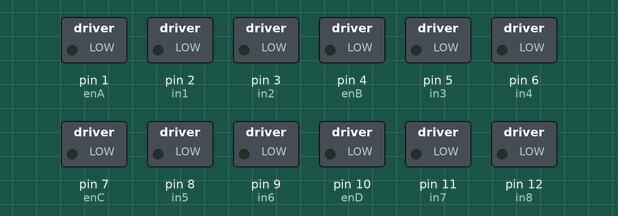
This sketch was run on a simulated Arduino Uno, built with avr-gcc and run on an emulated ATmega328P. Parts: switched loads named in the sketch (green lamp = pin HIGH).

Above: at 0.1 s.
At 2.1 s:
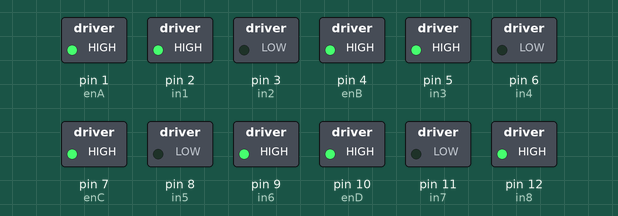
At 3.7 s:
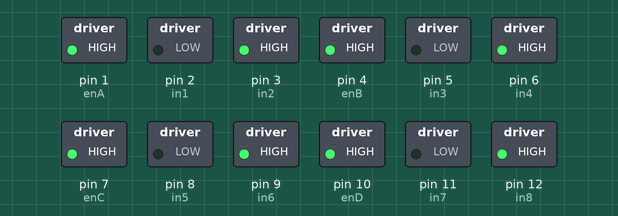
At 6.8 s:
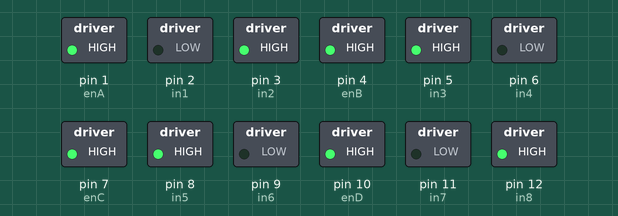
At 11.4 s:
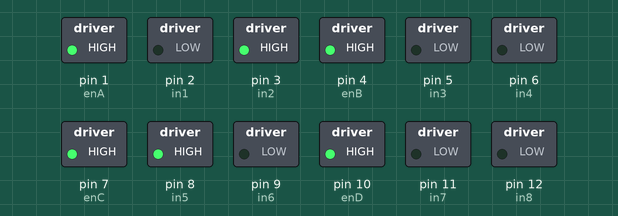
At 37.6 s:
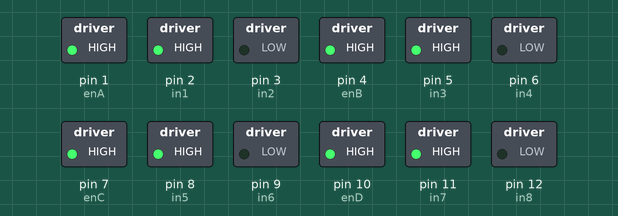
Timing chart, 0 to 40.0 s (numbered marks = the images above):
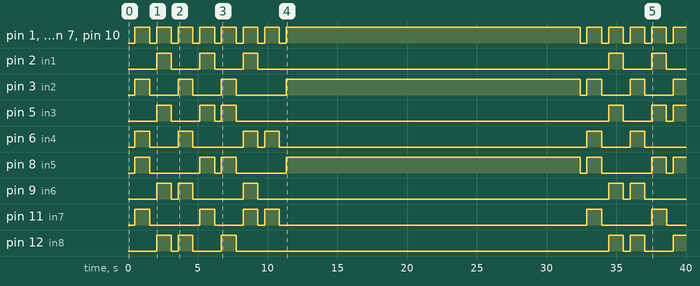

The sketch:

Motor_ConTest.ino
```cpp
//L298 Motor Controller Pin Assignment
// Motor A pin connections
int enA = 1;
int in1 = 2;
int in2 = 3;
// Motor B pin connections
int enB = 4;
int in3 = 5;
int in4 = 6;

// Motor C pin connections
int enC = 7;
int in5 = 8;
int in6 = 9;

// Motor D pin connections
int enD = 10;
int in7 = 11;
int in8 = 12;

void setup()
{
	// Set all motor controller pins as outputs
	pinMode(enA, OUTPUT);
	pinMode(enB, OUTPUT);
  pinMode(enC, OUTPUT);
  pinMode(enD, OUTPUT);
	pinMode(in1, OUTPUT);
	pinMode(in2, OUTPUT);
	pinMode(in3, OUTPUT);
	pinMode(in4, OUTPUT);
  pinMode(in5, OUTPUT);
  pinMode(in6, OUTPUT);
  pinMode(in7, OUTPUT);
  pinMode(in8, OUTPUT);

	// Initial state - Turn off all the motors
	digitalWrite(in1, LOW);
	digitalWrite(in2, LOW);
	digitalWrite(in3, LOW);
	digitalWrite(in4, LOW);
  digitalWrite(in5, LOW);
  digitalWrite(in6, LOW);
  digitalWrite(in7, LOW);
  digitalWrite(in8, LOW);
}

void loop()
{
  stop();
  delay(500);
  movFW(100);
  delay(1000);
  stop();
  delay(500);
  movBW(100);
  delay(1000);
  stop();
  delay(500);
  movCW(100);
  delay(1000);
  stop();
  delay(500);
  movCCW(100);
  delay(1000);
  stop();
  delay(500);
  movLFT(100);
  delay(1000);
  stop();
  delay(500);
  movRT(100);
  delay(1000);
  stop();
  delay(500);
  movDiagRT(100);
  delay(1000);
  stop();
  delay(500);
  movDiagLFT(100);
  delay(1000);
  delay(20000);
}

// stop any movement
void stop(){
  // move forward with 0% speed - For PWM value 0
  analogWrite(enA, 0);
  analogWrite(enB, 0);
  analogWrite(enC, 0);
  analogWrite(enD, 0);

  // Turn off all the motors
  digitalWrite(in1, LOW);
  digitalWrite(in2, LOW);
  digitalWrite(in3, LOW);
  digitalWrite(in4, LOW);
  digitalWrite(in5, LOW);
  digitalWrite(in6, LOW);
  digitalWrite(in7, LOW);
  digitalWrite(in8, LOW);
}

// move forward
void movFW(int speed)
{
  int PWMval = 255*speed/100;
  // move forward with 60% speed - For PWM values varies between 0 (no speed) and 255 (full speed)
	analogWrite(enA, PWMval);
	analogWrite(enB, PWMval);
  analogWrite(enC, PWMval);
  analogWrite(enD, PWMval);
  // Rotate left and right wheels in clockwise direction - Move forward
  digitalWrite(in1, LOW);
	digitalWrite(in2, HIGH);
	digitalWrite(in3, LOW);
	digitalWrite(in4, HIGH);
  digitalWrite(in5, HIGH);
  digitalWrite(in6, LOW);
  digitalWrite(in7, HIGH);
  digitalWrite(in8, LOW);
  delay(50);
}

// move backward
void movBW(int speed)
{
  int PWMval = 255*speed/100;
  // move backward with 60% speed - For PWM values varies between 0 (no speed) and 255 (full speed)
	analogWrite(enA, PWMval);
	analogWrite(enB, PWMval);
  analogWrite(enC, PWMval);
  analogWrite(enD, PWMval);
  // Rotate left and right wheels in anti-clockwise direction - Move backward
  digitalWrite(in1, HIGH);
	digitalWrite(in2, LOW);
	digitalWrite(in3, HIGH);
	digitalWrite(in4, LOW);
  digitalWrite(in5, LOW);
  digitalWrite(in6, HIGH);
  digitalWrite(in7, LOW);
  digitalWrite(in8, HIGH);
  delay(50);
}

// turn left
void movCW(int speed)
{
  int PWMval = 255*speed/100;
  // turn with 30% speed - For PWM values varies between 0 (no speed) and 255 (full speed)
	analogWrite(enA, PWMval);
	analogWrite(enB, PWMval);
  analogWrite(enC, PWMval);
  analogWrite(enD, PWMval);
  // Rotate left wheel clockwise and right wheel in anti-clockwise direction - Spin clockwise/Turn right
  digitalWrite(in1, LOW);
	digitalWrite(in2, HIGH);
	digitalWrite(in3, LOW);
	digitalWrite(in4, HIGH);
  digitalWrite(in5, LOW);
  digitalWrite(in6, HIGH);
  digitalWrite(in7, LOW);
  digitalWrite(in8, HIGH);
  delay(50);
}

// turn right
void movCCW(int speed)
{
  int PWMval = 255*speed/100;
  // turn with 30% speed - For PWM values varies between 0 (no speed) and 255 (full speed)
	analogWrite(enA, PWMval);
	analogWrite(enB, PWMval);
  analogWrite(enC, PWMval);
  analogWrite(enD, PWMval);
  // Rotate left wheel anti-clockwise and right wheel in clockwise direction - Spin anti-clockwise/Turn left
  digitalWrite(in1, HIGH);
	digitalWrite(in2, LOW);
	digitalWrite(in3, HIGH);
	digitalWrite(in4, LOW);
  digitalWrite(in5, HIGH);
  digitalWrite(in6, LOW);
  digitalWrite(in7, HIGH);
  digitalWrite(in8, LOW);
  delay(50);
}

//move left
void movLFT(int speed){
  int PWMval = 255*speed/100;

  // turn with 30% speed - For PWM values varies between 0 (no speed) and 255 (full speed)
  analogWrite(enA, PWMval);
  analogWrite(enB, PWMval);
  analogWrite(enC, PWMval);
  analogWrite(enD, PWMval);

  // Rotate left wheel anti-clockwise and right wheel in clockwise direction - Spin anti-clockwise/Turn left
  digitalWrite(in1, LOW);
  digitalWrite(in2, HIGH);
  digitalWrite(in3, HIGH);
  digitalWrite(in4, LOW);
  digitalWrite(in5, HIGH);
  digitalWrite(in6, LOW);
  digitalWrite(in7, LOW);
  digitalWrite(in8, HIGH);
  delay(50);
}

//move right
void movRT(int speed){
   int PWMval = 255*speed/100;

  // turn with 30% speed - For PWM values varies between 0 (no speed) and 255 (full speed)
  analogWrite(enA, PWMval);
  analogWrite(enB, PWMval);
  analogWrite(enC, PWMval);
  analogWrite(enD, PWMval);

  // Rotate left wheel anti-clockwise and right wheel in clockwise direction - Spin anti-clockwise/Turn left
  digitalWrite(in1, HIGH);
  digitalWrite(in2, LOW);
  digitalWrite(in3, LOW);
  digitalWrite(in4, HIGH);
  digitalWrite(in5, LOW);
  digitalWrite(in6, HIGH);
  digitalWrite(in7, HIGH);
  digitalWrite(in8, LOW);
  delay(50);
}

//move diagonally right
void movDiagRT(int speed){
  int PWMval = 255*speed/100;

  // turn with 30% speed - For PWM values varies between 0 (no speed) and 255 (full speed)
  analogWrite(enA, PWMval);
  analogWrite(enB, PWMval);
  analogWrite(enC, PWMval);
  analogWrite(enD, PWMval);

  // Rotate left wheel anti-clockwise and right wheel in clockwise direction - Spin anti-clockwise/Turn left
  digitalWrite(in1, LOW);
  digitalWrite(in2, LOW);
  digitalWrite(in3, LOW);
  digitalWrite(in4, HIGH);
  digitalWrite(in5, LOW);
  digitalWrite(in6, LOW);
  digitalWrite(in7, HIGH);
  digitalWrite(in8, LOW);
  delay(50);
}

//move diagonally left
void movDiagLFT(int speed){
  int PWMval = 255*speed/100;

  // turn with 30% speed - For PWM values varies between 0 (no speed) and 255 (full speed)
  analogWrite(enA, PWMval);
  analogWrite(enB, PWMval);
  analogWrite(enC, PWMval);
  analogWrite(enD, PWMval);

  // Rotate left wheel anti-clockwise and right wheel in clockwise direction - Spin anti-clockwise/Turn left
  digitalWrite(in1, LOW);
  digitalWrite(in2, HIGH);
  digitalWrite(in3, LOW);
  digitalWrite(in4, LOW);
  digitalWrite(in5, HIGH);
  digitalWrite(in6, LOW);
  digitalWrite(in7, LOW);
  digitalWrite(in8, LOW);
  delay(50);
}
```

Measured:
- by itself, pin 2 (in1): LOW → HIGH at 2.1 s, → LOW 1.1 s later, → HIGH 2.1 s later, → LOW 1.1 s later, … (10 changes in this stretch)
- by itself, pin 3 (in2): LOW → HIGH at 0.50 s, → LOW 1.1 s later, → HIGH 2.1 s later, → LOW 1.1 s later, … (13 changes in this stretch)
- by itself, pin 5 (in3): LOW → HIGH at 2.1 s, → LOW 1.1 s later, → HIGH 2.1 s later, → LOW 1.1 s later, … (11 changes in this stretch)
- by itself, pin 6 (in4): LOW → HIGH at 0.50 s, → LOW 1.1 s later, → HIGH 2.1 s later, → LOW 1.1 s later, … (12 changes in this stretch)
- by itself, pin 8 (in5): LOW → HIGH at 0.50 s, → LOW 1.1 s later, → HIGH 3.6 s later, → LOW 1.1 s later, … (13 changes in this stretch)
- by itself, pin 9 (in6): LOW → HIGH at 2.1 s, → LOW 1.1 s later, → HIGH 0.50 s later, → LOW 1.1 s later, … (10 changes in this stretch)
- by itself, pin 11 (in7): LOW → HIGH at 0.50 s, → LOW 1.1 s later, → HIGH 3.6 s later, → LOW 1.1 s later, … (12 changes in this stretch)
- by itself, pin 12 (in8): LOW → HIGH at 2.1 s, → LOW 1.1 s later, → HIGH 0.50 s later, → LOW 1.1 s later, … (11 changes in this stretch)
